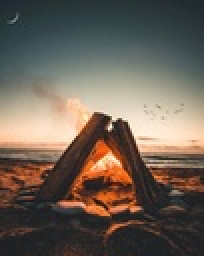
%> input picture Codigos Matlab_Tarea1_Joaquin Farias/fogata.jpg, 102 x 128 px, shrunk from 1080 x 1350 before the run (shown 2 times larger)
$ octave clustering_JoaquinFarias.m   (GNU Octave 9; MATLAB toolbox functions it lacks are replaced by stand-ins)
%> lines starting %> are read from the running program, lines starting %| are printed output that depends on the picture
### Codigos Matlab_Tarea1_Joaquin Farias/COLORCOMP.m
function [IMG_COMP, IMG_IDX] = COLORCOMP(IMG_ORIGINAL, K)
%Funcion que extrae las caracteristicas de colores RGB de los pixeles de
%la imagen y hace clustering mediante algoritmo k-means

%variables inciales *****************************************************
distancia = zeros(K,1);
centros_inicial = zeros(K,3);
centros_new = zeros(K,3);
cluster = zeros(size(IMG_ORIGINAL,1), size(IMG_ORIGINAL,2));
sumaR = 0;
sumaG = 0;
sumaB = 0;
cont = 0;
cont_dist = 9999999999;

%Extraccion de caracteristicas
R = double(IMG_ORIGINAL(:,:,1));
G = double(IMG_ORIGINAL(:,:,2));
B = double(IMG_ORIGINAL(:,:,3));

%Inicializacion*****************************************************************

%Establecer los primeros centroides
for i=1:K
    a = randperm(size(IMG_ORIGINAL,1),1);
    b = randperm(size(IMG_ORIGINAL,2),1);
    centros_inicial(i,:) = [R(a, b),G(a, b),B(a, b)];
end

%asignacion inicial
for i=1:size(IMG_ORIGINAL,1)
    for j=1:size(IMG_ORIGINAL,2)
        for k=1:K
            distancia(k) = sqrt(power(centros_inicial(k,1)-R(i,j),2) + power(centros_inicial(k,2)-G(i,j),2) + power(centros_inicial(k,3)-B(i,j),2));
            if (distancia(k)<cont_dist)
                    contador_cluster = k;
                    cont_dist = distancia(k);
            end
        end
        cluster(i,j) = contador_cluster;
        cont_dist = 9999999999999;
    end
end

%Actualizacion y nueva asinacion ***************************************
for t=1:10

%numero de iteracion
fprintf("\nIteracion N° %d del algoritmo K-means.",t);

%obtener nuevos centros de grupos
for k=1:K
    for i=1:size(IMG_ORIGINAL,1)
        for j=1:size(IMG_ORIGINAL,2)
            if (cluster(i,j)==k)
                sumaR = sumaR + R(i,j);
                sumaG = sumaG + G(i,j);
                sumaB = sumaB + B(i,j);
                cont = cont + 1;
            end
        end
    end
    if cont~=0
        promR = sumaR / cont;
        promG = sumaG / cont;
        promB = sumaB / cont;
        centros_new(k,:) = [round(promR), round(promG), round(promB)];
    end
    sumaR = 0;
    sumaG = 0;
    sumaB = 0;
    cont = 0;
end

%obtener nuevas asignaciones
cont_dist = 9999999999;
for i=1:size(IMG_ORIGINAL,1)
    for j=1:size(IMG_ORIGINAL,2)
        for k=1:K
            distancia(k) = sqrt(power(centros_new(k,1)-R(i,j),2) + power(centros_new(k,2)-G(i,j),2) + power(centros_new(k,3)-B(i,j),2));
            if (distancia(k)<cont_dist)
                    contador_cluster = k;
                    cont_dist = distancia(k);
            end
        end
        cluster(i,j) = contador_cluster;
        cont_dist = 99999999;
    end
end

end

%Resultado**************************************************************
IMG_COMP = cluster;
IMG_IDX = centros_new;

end

### Codigos Matlab_Tarea1_Joaquin Farias/COLORDECOMP.m
function [IMG_RECON] = COLORDECOMP(IMG_COMP,IMG_IDX)
%transforma las matrices de compilacion en una imagen
fprintf('\nRecompilando Imagen\n');

%Variables
Rp = zeros(size(IMG_COMP,1), size(IMG_COMP,2));
Gp = zeros(size(IMG_COMP,1), size(IMG_COMP,2));
Bp = zeros(size(IMG_COMP,1), size(IMG_COMP,2));

%obtener los nuevos vectores RGB
for i=1:size(IMG_COMP,1)
    for j=1:size(IMG_COMP,2)
        for k=1:size(IMG_IDX,1)
            if IMG_COMP(i,j)==k
                Rp(i,j) = IMG_IDX(k,1);
                Gp(i,j) = IMG_IDX(k,2);
                Bp(i,j) = IMG_IDX(k,3);
            end
        end
    end

%resultado de salida
IMG_RECON = uint8(cat(3,Rp, Gp, Bp));

end

### Codigos Matlab_Tarea1_Joaquin Farias/calc_error.m
function [error] = calc_error(IMG_ORIGINAL,IMG_RECON)

%Extraccion de caracteristicas
R = double(IMG_ORIGINAL(:,:,1));
G = double(IMG_ORIGINAL(:,:,2));
B = double(IMG_ORIGINAL(:,:,3));
Rc = double(IMG_RECON(:,:,1));
Gc = double(IMG_RECON(:,:,2));
Bc = double(IMG_RECON(:,:,3));

%variables
sum_errores = 0;
sum_errores = double(sum_errores);
img_erroresR = zeros(size(IMG_ORIGINAL,1),size(IMG_ORIGINAL,2));
img_erroresG = zeros(size(IMG_ORIGINAL,1),size(IMG_ORIGINAL,2));
img_erroresB = zeros(size(IMG_ORIGINAL,1),size(IMG_ORIGINAL,2));
img_prom_erroresRGB = [size(IMG_ORIGINAL,1),size(IMG_ORIGINAL,2)];

%calculo de errores en cada elemento de las matrices RGB
img_restaR = abs(R - Rc);
img_restaG = abs(G - Gc);
img_restaB = abs(B - Bc);
for i=1:size(IMG_ORIGINAL,1)
        for j=1:size(IMG_ORIGINAL,2)
            img_erroresR(i,j) = img_restaR(i,j) / 256;
            img_erroresG(i,j) = img_restaG(i,j) / 256;
            img_erroresB(i,j) = img_restaB(i,j) / 256;
        end
end

%calculo de error promedio en cada vector RGB
for i=1:size(IMG_ORIGINAL,1)
        for j=1:size(IMG_ORIGINAL,2)
            img_prom_erroresRGB(i,j) = img_erroresR(i,j) + img_erroresG(i,j) + img_erroresB(i,j);
        end
end

%calculo de error promedio de la imagen compilada
for i=1:size(IMG_ORIGINAL,1)
        for j=1:size(IMG_ORIGINAL,2)
            sum_errores = sum_errores + img_prom_erroresRGB(i,j);
        end
end

%calculo de errores promedio final
total_posiciones = size(IMG_ORIGINAL,1) * size(IMG_ORIGINAL,2);
error = sum_errores / total_posiciones;
error = round(error*100,4,'significant');
end

### Codigos Matlab_Tarea1_Joaquin Farias/clustering_JoaquinFarias.m
%Clustering de RGB de imagen por medio del algoritmo k-means
%joaquin Farias
%Procesamiento moderno de señales

clc
clear

%Se extre los datos de la imagen original
IMG_ORIGINAL = imread('fogata.jpg');
%> IMG_ORIGINAL is the input picture: size 128x102x3 uint8; mean R, G, B 108.1, 96.7, 85.6

fprintf('Hola, Este es un programa para compilar colores RGB de imagenes mediante \n el algoritmo K-means.\n')
prompt = 'Ingrese un valor para K = ';

%se elije el numero de conjuntos K
K = input(prompt);
%> the answer given: 3

%Se compila la imagen con el algoritmo k-means en K conjuntos
tic_kmeans = tic;
[IMG_COMP, IMG_IDX] = COLORCOMP(IMG_ORIGINAL, K);
%> in COLORCOMP, `B = double(IMG_ORIGINAL(:,:,3));`:
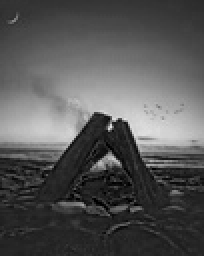
%> B: size 128x102 double (shown 2 times larger); min 0, max 227, mean 85.6
%> after the loop in COLORCOMP, `for i=1:K`: centros_inicial = [33 35 34; 205 174 146; 121 47 8]
%> after the loop in COLORCOMP, `for i=1:size(IMG_ORIGINAL,1)`:
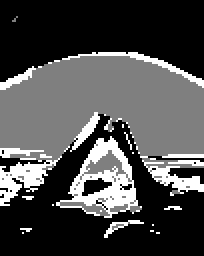
%> cluster: size 128x102 double (shown 2 times larger); min 1, max 3, mean 1.59; drawn with min black and max white
%> after the loop in COLORCOMP, `for i=1:size(IMG_ORIGINAL,1)`: contador_cluster = 1; distancia = [2.24; 247.6; 93.26]
%> after the loop in COLORCOMP, `for t=1:10`:
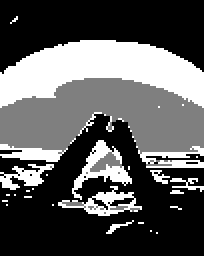
%> cluster: size 128x102 double (shown 2 times larger); min 1, max 3, mean 1.71; drawn with min black and max white
%> after the loop in COLORCOMP, `for t=1:10`: centros_new = [53 50 47; 222 197 170; 131 113 96]; distancia = [27.87; 283.3; 139.4]; promB = 96.11; promG = 113.1; promR = 131.1
%> in COLORCOMP, `IMG_IDX = centros_new;`: IMG_IDX = [53 50 47; 222 197 170; 131 113 96]
%> IMG_IDX = [53 50 47; 222 197 170; 131 113 96]
toc_kmeans = toc(tic_kmeans);

%Se recompila la imagen que comprimimos anteriormente
tic_recon = tic;
[IMG_RECON] = COLORDECOMP(IMG_COMP,IMG_IDX);
%> after the loop in COLORDECOMP, `for i=1:size(IMG_COMP,1)`:
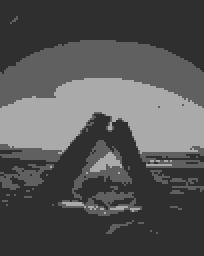
%> Bp: size 128x102 double (shown 2 times larger); min 47, max 170, mean 85.2
%> after the loop in COLORDECOMP, `for i=1:size(IMG_COMP,1)`:
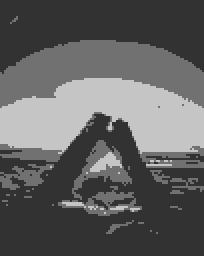
%> Gp: size 128x102 double (shown 2 times larger); min 50, max 197, mean 96.8
%> after the loop in COLORDECOMP, `for i=1:size(IMG_COMP,1)`:
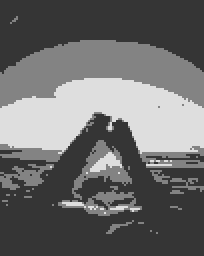
%> Rp: size 128x102 double (shown 2 times larger); min 53, max 222, mean 108.1
toc_recon = toc(tic_recon);

%calculo de error
tic_error = tic;
[error] = calc_error(IMG_ORIGINAL,IMG_RECON);
%> after the loop in calc_error, `for i=1:size(IMG_ORIGINAL,1)`:
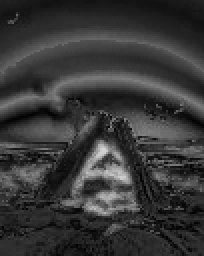
%> img_prom_erroresRGB: size 128x102 double (shown 2 times larger); min 0.00391, max 0.836, mean 0.22
%> after the loop in calc_error, `for i=1:size(IMG_ORIGINAL,1)`: sum_errores = 2876.3
%> in calc_error, `error = sum_errores / total_posiciones;`: error = 0.22
%> in calc_error, `error = round(error*100,4,'significant');`: error = 22.03
%> error = 22.03
error = num2str(error);
%> error = '22.0305'
fprintf('Error de imagen compilada: %s %%\n',error);
%| Error de imagen compilada: 22.0305 %
toc_error = toc(tic_error);

%se muestran en pantalla los tiempos de ejecucion de los algoritmos
fprintf('\nTiempo de ejecucion de algoritmo K-means: %d seg.\n',toc_kmeans);
fprintf('Tiempo de ejecucion de algoritmo de recompilacion: %d seg.\n',toc_recon);
fprintf('Tiempo de ejecucion de algoritmo de calculo de error: %d seg.\n',toc_error);
toc_total = toc_kmeans + toc_recon + toc_error;
fprintf('Tiempo de ejecucion de algoritmo completo: %d seg.\n',toc_total);

%Se muestra la imagen original
subplot(2, 1, 1);
imagesc(IMG_ORIGINAL);
axis image;
title('Imagen original');

%Se muestra la imagen comprimida
subplot(1, 2, 2);
imagesc(IMG_RECON);
title('Imagen comprimida');

%imwrite(IMG_RECON,'patron.jpeg','JPEG');

$ run again, with Codigos Matlab_Tarea1_Joaquin Farias/arau.jpg copied over Codigos Matlab_Tarea1_Joaquin Farias/fogata.jpg
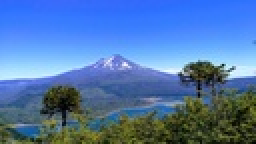
%> input picture Codigos Matlab_Tarea1_Joaquin Farias/arau.jpg, 128 x 72 px, shrunk from 4160 x 2340 before the run (shown 2 times larger)
%> IMG_ORIGINAL is the input picture: size 72x128x3 uint8; mean R, G, B 80.5, 119.9, 174.1
%> after the loop in COLORCOMP, `for i=1:K`: centros_inicial = [39 44 12; 137 198 252; 96 116 203]
%> after the loop in COLORCOMP, `for i=1:size(IMG_ORIGINAL,1)`: contador_cluster = 1; distancia = [56.46; 345.9; 250.6]
%> after the loop in COLORCOMP, `for t=1:10`:
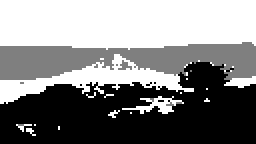
%> cluster: size 72x128 double (shown 2 times larger); min 1, max 3, mean 2.04; drawn with min black and max white
%> after the loop in COLORCOMP, `for t=1:10`: centros_new = [66 81 73; 139 194 250; 70 125 235]; distancia = [124.4; 343; 273.2]; promB = 234.9; promG = 124.6; promR = 69.98
%> in COLORCOMP, `IMG_IDX = centros_new;`: IMG_IDX = [66 81 73; 139 194 250; 70 125 235]
%> after the loop in calc_error, `for i=1:size(IMG_ORIGINAL,1)`:
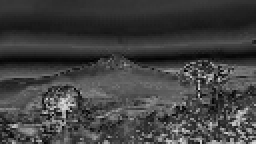
%> img_prom_erroresRGB: size 72x128 double (shown 2 times larger); min 0.00391, max 0.848, mean 0.256
%> after the loop in calc_error, `for i=1:size(IMG_ORIGINAL,1)`: sum_errores = 2363.6
%> in calc_error, `error = sum_errores / total_posiciones;`: error = 0.256
%> in calc_error, `error = round(error*100,4,'significant');`: error = 25.65
%> `error = num2str(error);`: error = '25.6471'
%| Error de imagen compilada: 25.6471 %

$ run again, with Codigos Matlab_Tarea1_Joaquin Farias/belen.jpg copied over Codigos Matlab_Tarea1_Joaquin Farias/fogata.jpg
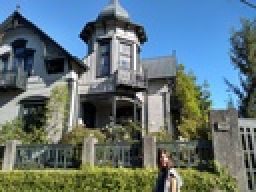
%> input picture Codigos Matlab_Tarea1_Joaquin Farias/belen.jpg, 128 x 96 px, shrunk from 4160 x 3120 before the run (shown 2 times larger)
%> IMG_ORIGINAL is the input picture: size 96x128x3 uint8; mean R, G, B 95.9, 114.7, 119.1
%> after the loop in COLORCOMP, `for i=1:K`: centros_inicial = [112 115 96; 71 76 70; 25 25 27]
%> after the loop in COLORCOMP, `for i=1:size(IMG_ORIGINAL,1)`: contador_cluster = 1; distancia = [15.52; 72.19; 153.2]
%> after the loop in COLORCOMP, `for t=1:10`:
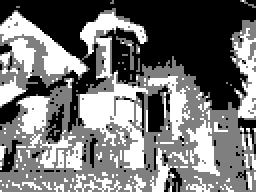
%> cluster: size 96x128 double (shown 2 times larger); min 1, max 3, mean 1.92; drawn with min black and max white
%> after the loop in COLORCOMP, `for t=1:10`: centros_new = [124 167 209; 111 117 92; 39 44 37]; contador_cluster = 2; distancia = [109.8; 19.13; 128.2]; promB = 36.88; promG = 43.73; promR = 38.65
%> in COLORCOMP, `IMG_IDX = centros_new;`: IMG_IDX = [124 167 209; 111 117 92; 39 44 37]
%> after the loop in calc_error, `for i=1:size(IMG_ORIGINAL,1)`:
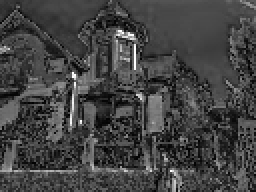
%> img_prom_erroresRGB: size 96x128 double (shown 2 times larger); min 0.00781, max 1.03, mean 0.279; drawn with min black and max white
%> after the loop in calc_error, `for i=1:size(IMG_ORIGINAL,1)`: sum_errores = 3426.9
%> in calc_error, `error = sum_errores / total_posiciones;`: error = 0.279
%> in calc_error, `error = round(error*100,4,'significant');`: error = 27.89
%> `error = num2str(error);`: error = '27.8883'
%| Error de imagen compilada: 27.8883 %
